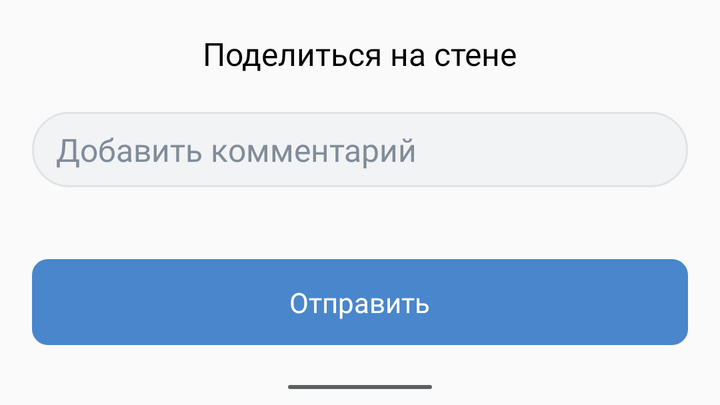
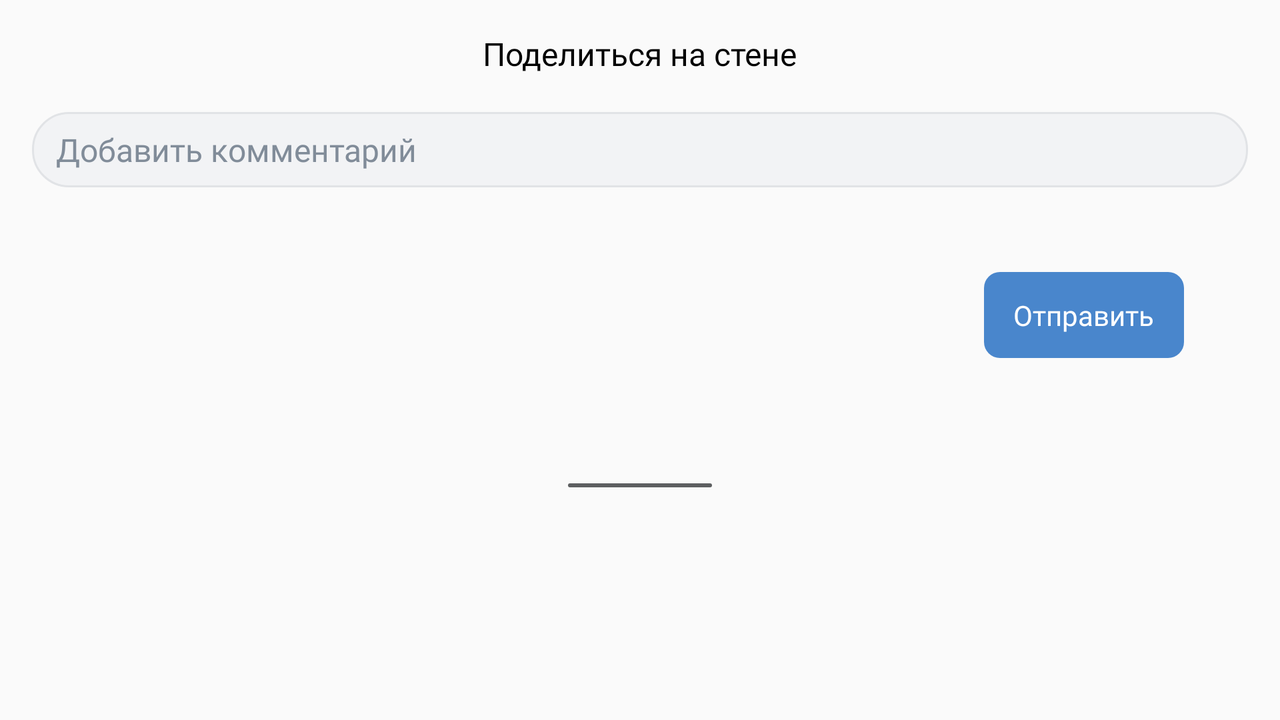

Compare how this app lays out the same screen by default and in its alternative resource folder. The renders come first, then the two layout files and the values they reference.
<!-- AndroidManifest.xml: application theme AppTheme -->
<!-- res/layout/share_bottom_sheet.xml -->
<?xml version="1.0" encoding="utf-8"?>
<LinearLayout xmlns:android="http://schemas.android.com/apk/res/android"
    android:layout_width="match_parent"
    android:layout_height="wrap_content"
    android:focusable="true"
    android:focusableInTouchMode="true"
    android:gravity="center_horizontal"
    android:orientation="vertical"
    android:paddingStart="16dp"
    android:paddingEnd="16dp">

    <LinearLayout
        android:layout_width="match_parent"
        android:layout_height="wrap_content"
        android:layout_marginTop="16dp"
        android:orientation="horizontal">

        <TextView
            android:layout_width="0dp"
            android:layout_height="wrap_content"
            android:layout_marginEnd="-24dp"
            android:layout_weight="1"
            android:fontFamily="@font/roboto_medium"
            android:gravity="center"
            android:text="@string/str_share_wall_title"
            android:textColor="#000000"
            android:textSize="16sp" />

        <ImageView
            android:id="@+id/close_button"
            android:layout_width="24dp"
            android:layout_height="24dp"
            android:layout_gravity="end"
            android:src="@drawable/ic_dismiss_24" />
    </LinearLayout>

    <EditText
        android:id="@+id/comment_edit_text"
        android:layout_width="match_parent"
        android:layout_height="wrap_content"
        android:layout_marginTop="16dp"
        android:background="@drawable/rounded_edit_text"
        android:fontFamily="@font/roboto_regular"
        android:hint="@string/str_add_comment_hint"
        android:minHeight="36dp"
        android:paddingStart="12dp"
        android:paddingTop="8dp"
        android:paddingEnd="12dp"
        android:paddingBottom="8dp"
        android:textColor="#000000"
        android:textColorHint="#818C99"
        android:textSize="16sp" />

    <FrameLayout
        android:layout_width="match_parent"
        android:layout_height="wrap_content">

        <ImageView
            android:id="@+id/image_view"
            android:layout_width="match_parent"
            android:layout_height="wrap_content"
            android:layout_marginTop="12dp"
            android:adjustViewBounds="true"
            android:maxHeight="218dp" />

        <ProgressBar
            android:id="@+id/progress_bar"
            android:layout_width="48dp"
            android:layout_height="48dp"
            android:layout_gravity="center"
            android:visibility="gone"/>
    </FrameLayout>


    <LinearLayout
        android:id="@+id/send_button"
        android:layout_width="match_parent"
        android:layout_height="wrap_content"
        android:layout_marginTop="24dp"
        android:background="@drawable/rounded_button"
        android:gravity="center"
        android:paddingTop="12dp"
        android:paddingBottom="12dp">

        <TextView
            android:layout_width="wrap_content"
            android:layout_height="wrap_content"
            android:fontFamily="@font/roboto_medium"
            android:text="@string/str_send_btn"
            android:textColor="#FFFFFF" />

    </LinearLayout>

    <View
        android:id="@+id/bottom_line"
        android:layout_width="72dp"
        android:layout_height="2dp"
        android:layout_gravity="center_horizontal"
        android:layout_marginTop="20dp"
        android:layout_marginBottom="8dp"
        android:background="@drawable/bottom_line" />

</LinearLayout>
<!-- resources referenced by this layout -->
<resources>
  <!-- drawable bottom_line (drawable) -->
  <?xml version="1.0" encoding="utf-8"?>
  <shape xmlns:android="http://schemas.android.com/apk/res/android"
      android:shape="rectangle">
      <solid android:color="#5D5F61"/>
      <corners android:topLeftRadius="2dp"
          android:topRightRadius="2dp"
          android:bottomLeftRadius="2dp"
          android:bottomRightRadius="2dp"/>
  </shape>
  <!-- drawable rounded_button (drawable) -->
  <?xml version="1.0" encoding="utf-8"?>
  <shape xmlns:android="http://schemas.android.com/apk/res/android"
      android:shape="rectangle">
      <solid android:color="@color/blueButton"/>
      <corners android:topLeftRadius="8dp"
          android:topRightRadius="8dp"
          android:bottomLeftRadius="8dp"
          android:bottomRightRadius="8dp"/>
  </shape>
  <!-- drawable rounded_edit_text (drawable) -->
  <?xml version="1.0" encoding="utf-8"?>
  <shape xmlns:android="http://schemas.android.com/apk/res/android"
      android:shape="rectangle">
      <solid android:color="#F2F3F5"/>
      <stroke android:color="#E1E3E6" android:width="1dp"/>
      <corners android:topLeftRadius="18dp"
          android:topRightRadius="18dp"
          android:bottomLeftRadius="18dp"
          android:bottomRightRadius="18dp"/>
  </shape>
  <string name="str_add_comment_hint">Добавить комментарий</string>
  <string name="str_send_btn">Отправить</string>
  <string name="str_share_wall_title">Поделиться на стене</string>
  <style name="AppTheme" parent="Theme.AppCompat.Light.NoActionBar">
          
          <item name="colorPrimary">@color/colorPrimary</item>
          <item name="colorPrimaryDark">@color/colorPrimaryDark</item>
          <item name="colorAccent">@color/colorAccent</item>
  
          <item name="bottomSheetDialogTheme">@style/AppBottomSheetDialogTheme</item>
      </style>
  <color name="blueButton">#4986CC</color>
  <color name="colorPrimary">#ffffff</color>
  <color name="colorPrimaryDark">#00574B</color>
  <color name="colorAccent">@color/bluePrimary</color>
  <style name="AppBottomSheetDialogTheme" parent="Theme.Design.Light.BottomSheetDialog">
          <item name="bottomSheetStyle">@style/AppModalStyle</item>
          <item name="android:windowSoftInputMode">adjustResize</item>
      </style>
  <color name="bluePrimary">#3F8AE0</color>
  <style name="AppModalStyle" parent="Widget.Design.BottomSheet.Modal">
          <item name="android:background">@drawable/rounded_dialog</item>
      </style>
</resources>
<!-- res/layout-land/share_bottom_sheet.xml (the repository's variant of the layout above) -->
<!-- drawn on the phone turned sideways -->
<?xml version="1.0" encoding="utf-8"?>
<LinearLayout xmlns:android="http://schemas.android.com/apk/res/android"
    android:layout_width="match_parent"
    android:layout_height="match_parent"
    android:focusable="true"
    android:focusableInTouchMode="true"
    android:gravity="center_horizontal"
    android:orientation="vertical"
    android:paddingStart="16dp"
    android:paddingEnd="16dp">

    <LinearLayout
        android:layout_width="match_parent"
        android:layout_height="wrap_content"
        android:layout_marginTop="16dp"
        android:orientation="horizontal">

        <TextView
            android:layout_width="0dp"
            android:layout_height="wrap_content"
            android:layout_marginEnd="-24dp"
            android:layout_weight="1"
            android:fontFamily="@font/roboto_medium"
            android:gravity="center"
            android:text="@string/str_share_wall_title"
            android:textColor="#000000"
            android:textSize="16sp" />

        <ImageView
            android:id="@+id/close_button"
            android:layout_width="24dp"
            android:layout_height="24dp"
            android:layout_gravity="end"
            android:src="@drawable/ic_dismiss_24" />
    </LinearLayout>

    <EditText
        android:id="@+id/comment_edit_text"
        android:layout_width="match_parent"
        android:layout_height="wrap_content"
        android:layout_marginTop="16dp"
        android:background="@drawable/rounded_edit_text"
        android:fontFamily="@font/roboto_regular"
        android:hint="@string/str_add_comment_hint"
        android:minHeight="36dp"
        android:paddingStart="12dp"
        android:paddingTop="8dp"
        android:paddingEnd="12dp"
        android:paddingBottom="8dp"
        android:textColor="#000000"
        android:textColorHint="#818C99"
        android:textSize="16sp" />

    <LinearLayout
        android:layout_width="match_parent"
        android:layout_height="128dp"
        android:gravity="center"
        android:orientation="horizontal">

        <FrameLayout
            android:layout_width="0dp"
            android:layout_height="match_parent"
            android:layout_marginTop="12dp"
            android:layout_weight="1"
            android:maxWidth="512dp">

            <ImageView
                android:id="@+id/image_view"
                android:layout_width="match_parent"
                android:layout_height="match_parent"
                android:adjustViewBounds="true" />

            <ProgressBar
                android:id="@+id/progress_bar"
                android:layout_width="48dp"
                android:layout_height="48dp"
                android:layout_gravity="center"
                android:visibility="gone" />

        </FrameLayout>

        <LinearLayout
            android:id="@+id/send_button"
            android:layout_width="100dp"
            android:layout_height="wrap_content"
            android:layout_gravity="center"
            android:layout_marginStart="32dp"
            android:layout_marginEnd="32dp"
            android:background="@drawable/rounded_button"
            android:gravity="center"
            android:paddingTop="12dp"
            android:paddingBottom="12dp">

            <TextView
                android:layout_width="wrap_content"
                android:layout_height="wrap_content"
                android:fontFamily="@font/roboto_medium"
                android:text="@string/str_send_btn"
                android:textColor="#FFFFFF" />

        </LinearLayout>

    </LinearLayout>

    <View
        android:id="@+id/bottom_line"
        android:layout_width="72dp"
        android:layout_height="2dp"
        android:layout_gravity="center_horizontal"
        android:layout_marginTop="20dp"
        android:layout_marginBottom="8dp"
        android:background="@drawable/bottom_line" />

</LinearLayout>
